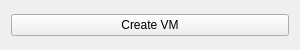
<?xml version="1.0" encoding="utf-8"?>
<ui version="4.0">
    <class>createVMButton</class>
    <widget class="QWidget" name="createVMButton">
        <property name="geometry">
            <rect>
                <x>0</x>
                <y>0</y>
                <width>300</width>
                <height>50</height>
            </rect>
        </property>
        <layout class="QHBoxLayout" name="horizontalLayout">
            <item>
                <widget class="QPushButton" name="pushButton">
                    <property name="text">
                        <string>Create VM</string>
                    </property>
                </widget>
            </item>
        </layout>
    </widget>
    <resources/>
    <connections/>
</ui>
